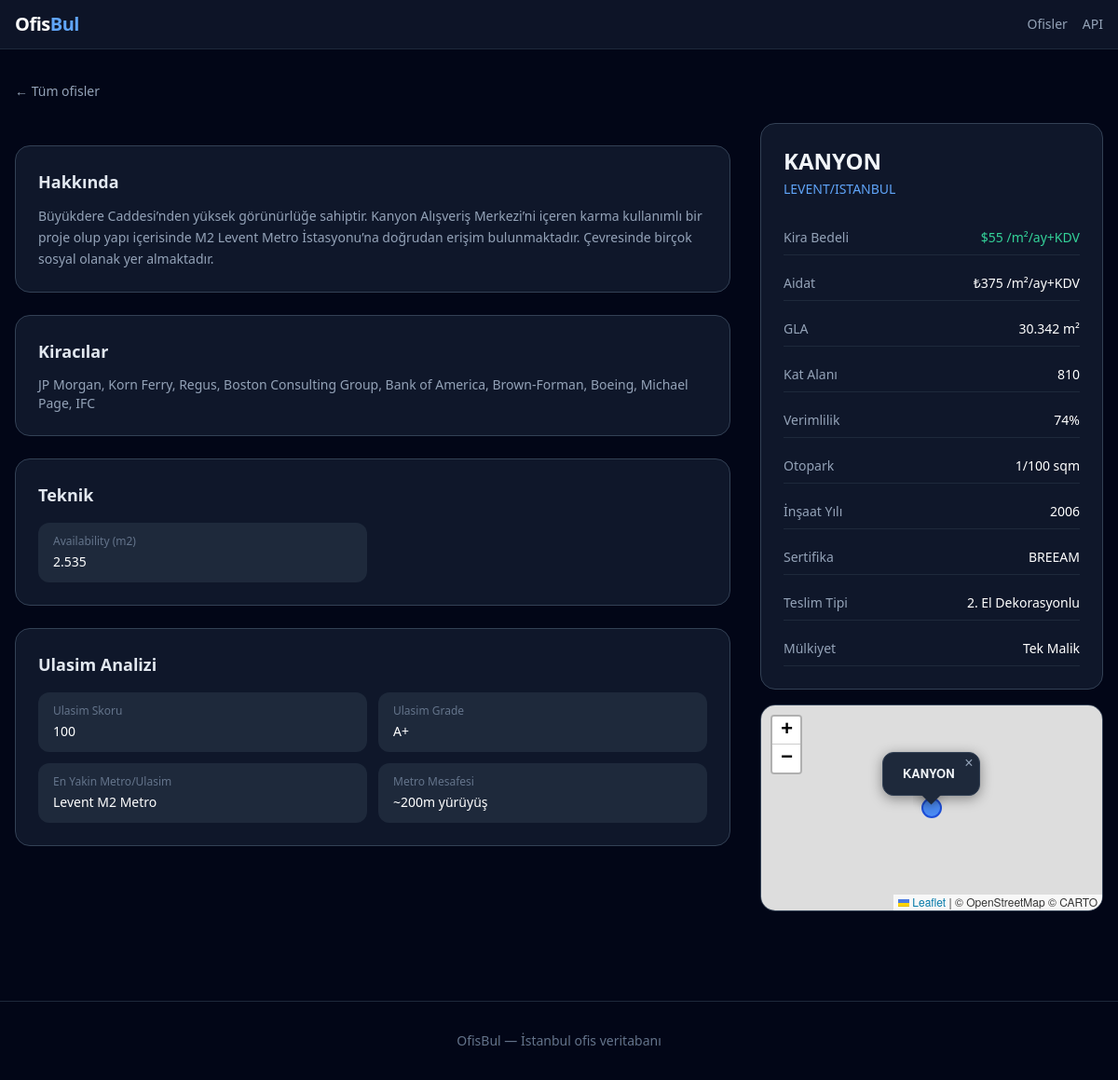
Page /ofis/10 on the committed database.
### tables this page shows
CREATE TABLE offices (
    id INTEGER PRIMARY KEY AUTOINCREMENT,
    name TEXT NOT NULL,
    location TEXT,
    description TEXT,
    ownership TEXT,
    year_built TEXT,
    certificate TEXT,
    gross_leasable_area TEXT,
    floor_size TEXT,
    efficiency TEXT,
    delivery_type TEXT,
    asking_rent TEXT,
    service_charge TEXT,
    car_park_ratio TEXT,
    tenants TEXT,
    created_at TIMESTAMP DEFAULT CURRENT_TIMESTAMP
, image_url TEXT, picture1_url TEXT, picture2_url TEXT, alias_names TEXT, lat REAL, lng REAL);

CREATE TABLE office_extra_values (
            office_id INTEGER NOT NULL,
            field_id INTEGER NOT NULL,
            value TEXT,
            PRIMARY KEY (office_id, field_id),
            FOREIGN KEY (office_id) REFERENCES offices(id) ON DELETE CASCADE,
            FOREIGN KEY (field_id) REFERENCES extra_fields(id) ON DELETE CASCADE
        );

CREATE TABLE extra_fields (
            id INTEGER PRIMARY KEY AUTOINCREMENT,
            key TEXT NOT NULL UNIQUE,
            label TEXT NOT NULL,
            section TEXT NOT NULL DEFAULT 'Custom',
            field_type TEXT NOT NULL DEFAULT 'text',
            sort_order INTEGER NOT NULL DEFAULT 0,
            created_at TIMESTAMP DEFAULT CURRENT_TIMESTAMP
        );

### app/main.py (the view)
@app.get("/ofis/{office_id}", response_class=HTMLResponse)
async def office_detail(request: Request, office_id: int):
    office, extra_sections = get_office_by_id(office_id)
    if not office:
        raise HTTPException(status_code=404, detail="Ofis bulunamadı")
    return templates.TemplateResponse("detail.html", {
        "request": request,
        "office": office,
        "extra_sections": extra_sections,
    })

### templates/detail.html (shortened to what this page needs)
{% extends "base.html" %}
{% block content %}
<a href="/" class="inline-flex items-center gap-2 text-slate-400 hover:text-white text-sm mb-6 transition">
  ← Tüm ofisler
</a>
<div class="grid grid-cols-1 lg:grid-cols-3 gap-8">
  <div class="lg:col-span-2 space-y-6">
    {% if office.description %}
    <div class="bg-slate-900 border border-slate-700 rounded-2xl p-6">
      <h2 class="text-lg font-semibold mb-3 text-slate-200">Hakkında</h2>
      <p class="text-slate-400 text-sm leading-relaxed">{{ office.description }}</p>
    </div>
    {% endif %}
    {% if office.tenants %}
    <div class="bg-slate-900 border border-slate-700 rounded-2xl p-6">
      <h2 class="text-lg font-semibold mb-3 text-slate-200">Kiracılar</h2>
      <p class="text-slate-400 text-sm">{{ office.tenants }}</p>
    </div>
    {% endif %}
    {% for section, fields in extra_sections.items() %}
    <div class="bg-slate-900 border border-slate-700 rounded-2xl p-6">
      <h2 class="text-lg font-semibold mb-4 text-slate-200">{{ section }}</h2>
      <div class="grid grid-cols-2 gap-3">
        {% for field in fields %}
        <div class="bg-slate-800 rounded-xl px-4 py-3">
          <p class="text-xs text-slate-500 mb-1">{{ field.label }}</p>
          <p class="text-sm font-medium text-white">{{ field.value or '—' }}</p>
        </div>
        {% endfor %}
      </div>
    </div>
    {% endfor %}
  </div>
  <div class="space-y-4">
    <div class="bg-slate-900 border border-slate-700 rounded-2xl p-6 sticky top-20">
      <h1 class="text-2xl font-bold mb-1">{{ office.name }}</h1>
      <p class="text-blue-400 text-sm mb-6">{{ office.location }}</p>
      <div class="space-y-3">
        {% macro row(label, value, highlight=false) %}
        {% if value %}
        <div class="flex justify-between items-center py-2 border-b border-slate-800">
          <span class="text-sm text-slate-400">{{ label }}</span>
          <span class="text-sm font-medium {% if highlight %}text-emerald-400{% else %}text-white{% endif %}">{{ value }}</span>
        </div>
        {% endif %}
        {% endmacro %}
        {{ row("Kira Bedeli", office.asking_rent, highlight=true) }}
        {{ row("Aidat", office.service_charge) }}
        {{ row("GLA", office.gross_leasable_area) }}
        {{ row("Kat Alanı", office.floor_size) }}
        {{ row("Verimlilik", office.efficiency) }}
        {{ row("Otopark", office.car_park_ratio) }}
        {{ row("İnşaat Yılı", office.year_built) }}
        {{ row("Sertifika", office.certificate) }}
        {{ row("Teslim Tipi", office.delivery_type) }}
        {{ row("Mülkiyet", office.ownership) }}
      </div>
    </div>
    {% if office.lat and office.lng %}
    <div class="bg-slate-900 border border-slate-700 rounded-2xl overflow-hidden">
      <div id="detail-map" style="height:220px;"></div>
    </div>
    {% endif %}
  </div>
</div>
{% endblock %}

### templates/base.html (shortened to what this page needs)
<!DOCTYPE html>
<html lang="tr">
<head>
  <script src="https://cdn.tailwindcss.com"></script>
  <link rel="stylesheet" href="https://unpkg.com/leaflet@1.9.4/dist/leaflet.css" />
</head>
<body class="bg-slate-950 text-slate-100 min-h-screen font-sans">
  <nav class="border-b border-slate-800 bg-slate-900/90 backdrop-blur sticky top-0 z-50">
    <div class="max-w-7xl mx-auto px-4 py-3 flex items-center justify-between">
      <a href="/" class="text-xl font-bold tracking-tight text-white">
        Ofis<span class="text-blue-400">Bul</span>
      </a>
      <div class="flex items-center gap-4 text-sm text-slate-400">
        <a href="/" class="hover:text-white transition">Ofisler</a>
        <a href="/api/v1/docs" target="_blank" class="hover:text-white transition">API</a>
      </div>
    </div>
  </nav>
  <main class="max-w-7xl mx-auto px-4 py-8">
    {% block content %}{% endblock %}
  </main>
  <footer class="border-t border-slate-800 mt-16 py-8 text-center text-slate-500 text-sm">
    OfisBul &mdash; İstanbul ofis veritabanı
  </footer>
</body>
</html>

### rows in the picture
offices: description "Büyükdere Caddesi’nden yüksek görünürlüğe sahiptir. Kanyon Alışveriş Merkezi’ni içeren karma kullanımlı bir proje olup yapı içerisinde M2 Levent Metro İstasyonu’na doğrudan erişim bulunmaktadır. Çevresinde birçok sosyal olanak yer almaktadır.", tenants "JP Morgan, Korn Ferry, Regus, Boston Consulting Group, Bank of America, Brown-Forman, Boeing, Michael Page, IFC", name "KANYON", location "LEVENT/ISTANBUL", asking_rent "$55 /m²/ay+KDV ₺375 /m²/ay+KDV 30.342 m² 810 74% 1/100 sqm 2006 BREEAM 2. El Dekorasyonlu Tek Malik"
office_extra_values: section "Teknik", label "Availability (m2)", value "2.535"
office_extra_values: section "Ulasim Analizi", label "Ulasim Skoru", value "100"
office_extra_values: label "Ulasim Grade", value "A+"
office_extra_values: label "En Yakin Metro/Ulasim", value "Levent M2 Metro"
office_extra_values: label "Metro Mesafesi", value "~200m yürüyüş"

### other values in the picture
{{ label }} "Kira Bedeli Aidat GLA Kat Alanı Verimlilik Otopark İnşaat Yılı Sertifika Teslim Tipi Mülkiyet"
